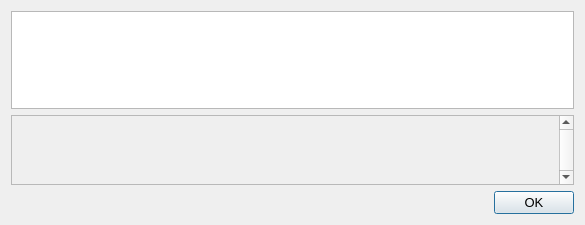
<?xml version="1.0" encoding="UTF-8"?>
<ui version="4.0">
 <class>HelpMessageDialog</class>
 <widget class="QDialog" name="HelpMessageDialog">
  <property name="geometry">
   <rect>
    <x>0</x>
    <y>0</y>
    <width>585</width>
    <height>225</height>
   </rect>
  </property>
  <property name="font">
   <font>
    <pointsize>10</pointsize>
   </font>
  </property>
  <property name="windowTitle">
   <string notr="true">CRLM Core - Command-line options</string>
  </property>
  <layout class="QHBoxLayout" name="horizontalLayout_2">
   <item>
    <layout class="QVBoxLayout" name="verticalLayout">
     <item>
      <widget class="QTextEdit" name="helpMessage">
       <property name="readOnly">
        <bool>true</bool>
       </property>
      </widget>
     </item>
     <item>
      <widget class="QScrollArea" name="scrollArea">
       <property name="verticalScrollBarPolicy">
        <enum>Qt::ScrollBarAlwaysOn</enum>
       </property>
       <property name="widgetResizable">
        <bool>true</bool>
       </property>
       <widget class="QWidget" name="scrollAreaWidgetContents">
        <property name="geometry">
         <rect>
          <x>0</x>
          <y>0</y>
          <width>549</width>
          <height>68</height>
         </rect>
        </property>
        <layout class="QVBoxLayout" name="verticalLayout_2">
         <item>
          <widget class="QLabel" name="aboutMessage">
           <property name="cursor">
            <cursorShape>IBeamCursor</cursorShape>
           </property>
           <property name="textFormat">
            <enum>Qt::PlainText</enum>
           </property>
           <property name="alignment">
            <set>Qt::AlignLeading|Qt::AlignLeft|Qt::AlignTop</set>
           </property>
           <property name="openExternalLinks">
            <bool>true</bool>
           </property>
           <property name="textInteractionFlags">
            <set>Qt::LinksAccessibleByMouse|Qt::TextSelectableByKeyboard|Qt::TextSelectableByMouse</set>
           </property>
          </widget>
         </item>
        </layout>
       </widget>
      </widget>
     </item>
     <item>
      <widget class="QDialogButtonBox" name="okButton">
       <property name="orientation">
        <enum>Qt::Horizontal</enum>
       </property>
       <property name="standardButtons">
        <set>QDialogButtonBox::Ok</set>
       </property>
      </widget>
     </item>
    </layout>
   </item>
  </layout>
 </widget>
 <resources/>
 <connections>
  <connection>
   <sender>okButton</sender>
   <signal>accepted()</signal>
   <receiver>HelpMessageDialog</receiver>
   <slot>accept()</slot>
   <hints>
    <hint type="sourcelabel">
     <x>20</x>
     <y>20</y>
    </hint>
    <hint type="destinationlabel">
     <x>20</x>
     <y>20</y>
    </hint>
   </hints>
  </connection>
  <connection>
   <sender>okButton</sender>
   <signal>rejected()</signal>
   <receiver>HelpMessageDialog</receiver>
   <slot>reject()</slot>
   <hints>
    <hint type="sourcelabel">
     <x>20</x>
     <y>20</y>
    </hint>
    <hint type="destinationlabel">
     <x>20</x>
     <y>20</y>
    </hint>
   </hints>
  </connection>
 </connections>
</ui>
